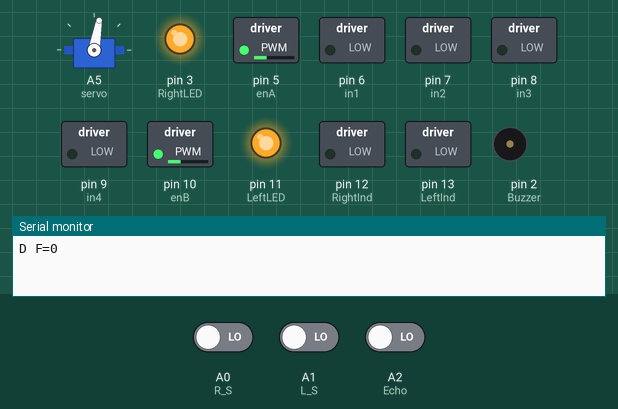
Recording of a sketch running on a simulated Arduino Uno, built with avr-gcc and run on an emulated ATmega328P. Parts: servo, switched loads named in the sketch (green lamp = pin HIGH), output pins drawn as LEDs (lit = HIGH), buzzer (waves = sounding, pin HIGH), the last lines printed to the serial monitor. Wiring (inferred from the names in the program): servo: signal A5. The test bench sets the inputs (shaded band); at power-on: A0 (R_S) LOW, A1 (L_S) LOW, A2 (Echo) LOW. Servo pulses on a pin are drawn as a servo (544–2400 µs = 0–180°); pins used as bus, display or sensor lines are not drawn.

Above: at 5.7 s.
5.8 s: A0 (R_S) driven HIGH
At 9.7 s:
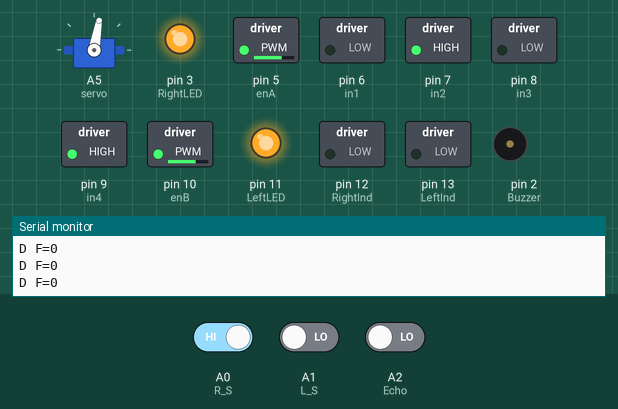
10.0 s: A1 (L_S) driven HIGH
At 13.8 s:
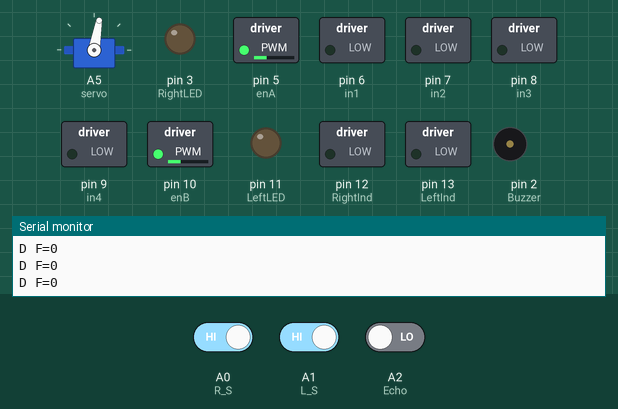
14.5 s: A0 (R_S) driven LOW
At 16.6 s:
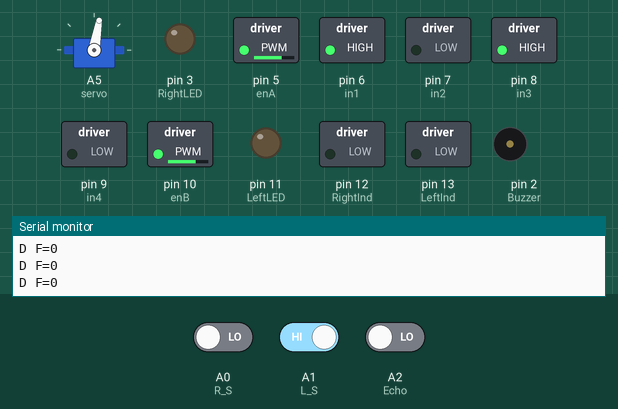
17.4 s: A1 (L_S) driven LOW
At 18.9 s:
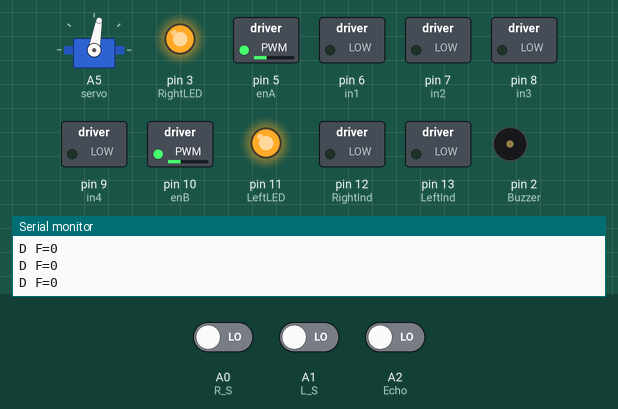
19.4 s: A1 (L_S) driven HIGH
At 21.5 s:
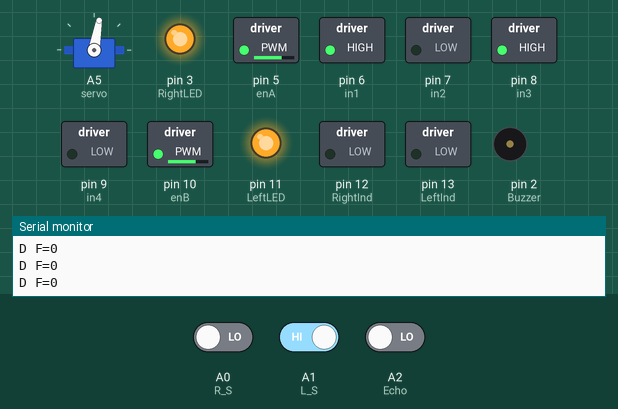
22.4 s: A0 (R_S) driven HIGH and A2 (Echo) driven HIGH
At 23.1 s:
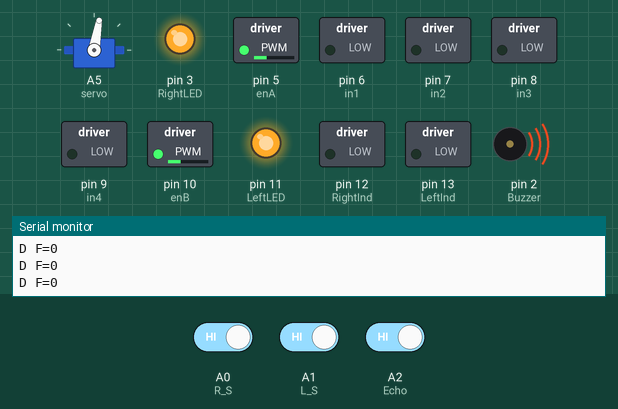
Timing chart, 0 to 28.3 s (numbered marks = the images above; inputs shaded):
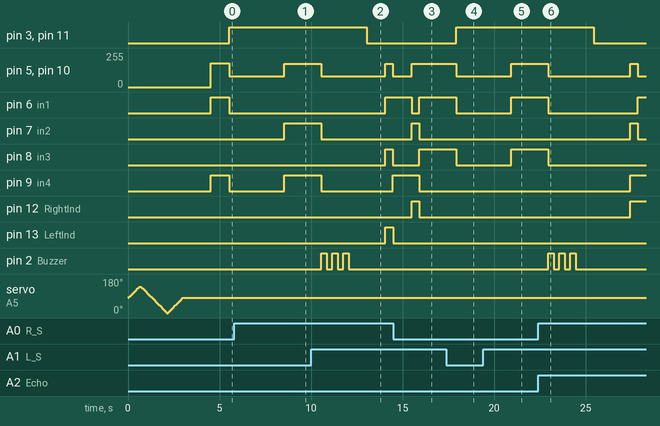

The sketch:

Self_Driving_Car.ino
```cpp
#include <Servo.h>


//Self Driving(Line follower Robot)
#define enA 5//Enable1 L298 Pin enA
#define in1 6 //Motor1  L298 Pin in1
#define in2 7 //Motor1  L298 Pin in1
#define in3 8 //Motor2  L298 Pin in1
#define in4 9 //Motor2  L298 Pin in1
#define enB 10 //Enable2 L298 Pin enB

#define R_S A0 //ir sensor Right
#define L_S A1 //ir sensor Left

#define RightLED 3
#define LeftLED 11

#define RightInd 12
#define LeftInd 13

#define Echo A2
#define Trigger A3

#define Buzzer 2
#define servo A5
int Speed = 80;
int turn = 175;
int StopDistance = 10;
int zebra = 18;
int distance_L, distance_F, distance_R;

bool OnRightLane = true;
void setup(){
  Serial.begin(9600); // put your setup code here, to run once

pinMode(R_S, INPUT); // declare if sensor as input
pinMode(L_S, INPUT); // declare ir sensor as input

pinMode(enA, OUTPUT); // declare as output for L298 Pin enA
pinMode(in1, OUTPUT); // declare as output for L298 Pin in1
pinMode(in2, OUTPUT); // declare as output for L298 Pin in2
pinMode(in3, OUTPUT); // declare as output for L298 Pin in3
pinMode(in4, OUTPUT); // declare as output for L298 Pin in4
pinMode(enB, OUTPUT); // declare as output for L298 Pin enB
pinMode(Echo, INPUT);
pinMode(Trigger,OUTPUT);

pinMode(RightLED , OUTPUT);
pinMode(LeftLED , OUTPUT);

pinMode(RightInd , OUTPUT);
pinMode(LeftInd, OUTPUT);
pinMode(Buzzer , OUTPUT);
pinMode(servo, OUTPUT);


for (int angle = 80; angle <= 140; angle += 5)  {
   servoPulse(servo, angle);  }
 for (int angle = 140; angle >= 0; angle -= 5)  {
   servoPulse(servo, angle);  }

 for (int angle = 0; angle <= 80; angle += 5)  {
   servoPulse(servo, angle);  }

   distance_F = Ultrasonic_read();
   delay(500);
   jumpStart(180);
  // TCCR0B = TCCR0B & B11111000 | B00000010 ;
 // Write The Duty Cycle 0 to 255 Enable Pin B for Motor2 Speed
//  analogWrite(enA, 200);
//  analogWrite(enB, 200);

}
void loop(){
  distance_F = Ultrasonic_read();
  Serial.print("D F=");Serial.println(distance_F);

//OLD DISTANCE SENSOR
  // clear the trig pin
  // digitalWrite(Trigger, LOW);
  // delayMicroseconds(2);
  // digitalWrite(Trigger, HIGH);
  // delayMicroseconds(10);
  // digitalWrite(Trigger, LOW);

  // int duration = pulseIn(Echo,HIGH);
  // int distance = duration * 0.034 /2;
  // Serial.println(distance);
  // delay(100);//distance = time * speed (divide by two cuz bounce back time)


  if((digitalRead(R_S) == 1)&&(digitalRead(L_S) == 1)){// 0 : 0
    if(distance_F > StopDistance){

      forword();
    }
    else{
      Stop();
      digitalWrite(Buzzer, HIGH);
      delay(300);
      digitalWrite(Buzzer, LOW);
      delay(300);
      digitalWrite(Buzzer, HIGH);
      delay(300);
      digitalWrite(Buzzer, LOW);
      delay(300);
      digitalWrite(Buzzer, HIGH);
      delay(300);
      digitalWrite(Buzzer, LOW);
      distance_F = Ultrasonic_read();
      delayMicroseconds(20);
      if(distance_F <= StopDistance){
        LaneChange();
      // Check_side();
      }else {
        jumpStart(200);
        delay(100);
        digitalWrite(LeftLED, LOW);
        digitalWrite(RightLED, LOW);
      }

    }
    }   //if Right Sensor and Left Sensor are at Black color then it will call forword function

  if((digitalRead(R_S) == 0)&&(digitalRead(L_S) == 1)){turnLeft();} // 1 : 0  if Right Sensor is Black and Left Sensor is White then it will call turn Right function

  if((digitalRead(R_S) == 1)&&(digitalRead(L_S) == 0)){turnRight();}  // 0 : 1  if Right Sensor is White and Left Sensor is Black then it will call turn Left function

  if((digitalRead(R_S) == 0)&&(digitalRead(L_S) == 0)){ZebraCrossing();} //if Right Sensor and Left Sensor are at Black color then it will call Stop function
  delay(10);
}

void servoPulse (int pin, int angle){
  int pwm = (angle*11) + 500;      // Convert angle to microseconds
 digitalWrite(pin, HIGH);
 delayMicroseconds(pwm);
 digitalWrite(pin, LOW);
 delay(50);
}
 //STOPPING THE CAR
  // if (distance <= StopDistance) {
  // Stop();
  // analogWrite(enA, 200);
  // analogWrite(enB, 200);
  // delayMicroseconds(1000);
  // analogWrite(enA, Speed);
  // analogWrite(enB, Speed);
  // delayMicroseconds(100);
    // if(distance<= StopDistance){
    //   delay(2000);
    //   digitalWrite(Buzzer, HIGH);
    // }


  // }else {
  // digitalWrite(RightLED, LOW);
  // digitalWrite(LeftLED, LOW);
  // digitalWrite(Buzzer, LOW);
  // objectdetected = false;
  // }

// }

long Ultrasonic_read(){
  digitalWrite(Trigger, LOW);
  delayMicroseconds(2);
  digitalWrite(Trigger, HIGH);
  delayMicroseconds(10);
  long time = pulseIn (Echo, HIGH);
  //return time / 29 / 2;
  long distance = time * 0.034 /2;
  return distance;
}

void Check_side(){
    Stop();
    delay(100);
 for (int angle = 70; angle <= 140; angle += 5)  {
   servoPulse(servo, angle);  }
    delay(300);
    distance_L = Ultrasonic_read();
    Serial.print("D R=");Serial.println(distance_R);
    delay(100);
  for (int angle = 140; angle >= 0; angle -= 5)  {
   servoPulse(servo, angle);  }
    delay(500);
    distance_R = Ultrasonic_read();
    Serial.print("D L=");Serial.println(distance_L);
    delay(100);
 for (int angle = 0; angle <= 70; angle += 5)  {
   servoPulse(servo, angle);  }
    delay(300);
    digitalWrite(LeftLED, LOW);
    digitalWrite(RightLED, LOW);
    compareDistance();
}

void compareDistance(){
    if(distance_L > distance_R){
  digitalWrite(LeftInd, HIGH);
  turnLeft();
  delay(500);//1000
  forword();
  delay(1100);
  turnRight();
  delay(1000);
  forword();
  delay(1100);
  turnRight();
  delay(900);
  turnLeft();
  delay(1000);
  digitalWrite(LeftInd, LOW);
  }
  else{
  digitalWrite(RightInd, HIGH);
  turnRight();
  delay(500);//1000
  forword();
  delay(1100);
  turnLeft();
  delay(1000);
  forword();
  delay(1100);
  turnLeft();
  delay(900);
  turnRight();
  delay(1000);
  digitalWrite(RightInd, LOW);
  }
}

void forword(){  //forword
digitalWrite(in1, HIGH); //Right Motor forword Pin
digitalWrite(in2, LOW);  //Right Motor backword Pin
digitalWrite(in3, LOW);  //Left Motor backword Pin
digitalWrite(in4, HIGH); //Left Motor forword Pin
analogWrite(enA, Speed);
analogWrite(enB, Speed);
}

void jumpStart( int Jspeed){  //forword
digitalWrite(in1, HIGH); //Right Motor forword Pin
digitalWrite(in2, LOW);  //Right Motor backword Pin
digitalWrite(in3, LOW);  //Left Motor backword Pin
digitalWrite(in4, HIGH); //Left Motor forword Pin
analogWrite(enA, Jspeed);
analogWrite(enB, Jspeed);
}

void Backword(){  //forword
digitalWrite(in1, LOW); //Right Motor forword Pin
digitalWrite(in2, HIGH);  //Right Motor backword Pin
digitalWrite(in3, HIGH);  //Left Motor backword Pin
digitalWrite(in4, LOW); //Left Motor forword Pin
analogWrite(enA, Speed);
analogWrite(enB, Speed);
}

void turnRight(){
//turnRight
digitalWrite(in1, LOW);  //Right Motor forword Pin
digitalWrite(in2, HIGH); //Right Motor backword Pin
digitalWrite(in3, LOW);  //Left Motor backword Pin
digitalWrite(in4, HIGH); //Left Motor forword Pin

analogWrite(enA, turn);
analogWrite(enB, turn);
}

void turnLeft(){
//turnLeft
digitalWrite(in1, HIGH); //Right Motor forword Pin
digitalWrite(in2, LOW);  //Right Motor backword Pin
digitalWrite(in3, HIGH); //Left Motor backword Pin
digitalWrite(in4, LOW);  //Left Motor forword Pin
analogWrite(enA, turn);
analogWrite(enB, turn);
}

void Stop(){ //stop
digitalWrite(in1, LOW); //Right Motor forword Pin
digitalWrite(in2, LOW); //Right Motor backword Pin
digitalWrite(in3, LOW); //Left Motor backword Pin
digitalWrite(in4, LOW); //Left Motor forword Pin
analogWrite(enA, Speed);
analogWrite(enB, Speed);
digitalWrite(RightLED, HIGH);
digitalWrite(LeftLED, HIGH);

}
void ZebraCrossing(){
  Stop();
  delay(1000);
  distance_F = Ultrasonic_read();
  if(distance_F>=zebra && (digitalRead(R_S) == 0)&&(digitalRead(L_S) == 0)){
    digitalWrite(RightLED, LOW);
    digitalWrite(LeftLED, LOW);
    jumpStart(180);
    delay(200);

  }

}

void LaneChange(){
  digitalWrite(LeftLED, LOW);
  digitalWrite(RightLED, LOW);

    distance_F = Ultrasonic_read();

    if(OnRightLane && distance_F <= StopDistance){

      digitalWrite(LeftInd, HIGH);
      turnLeft();
      delay(400);
      while ((digitalRead(R_S) == 1)&&(digitalRead(L_S) == 1)) {
        forword();
        OnRightLane = false;
      }
      digitalWrite(LeftInd, LOW);
    }


    distance_F = Ultrasonic_read();

  if(!OnRightLane && distance_F <= StopDistance){
    digitalWrite(RightInd, HIGH);
    turnRight();
    delay(400);
    while ((digitalRead(R_S) == 1)&&(digitalRead(L_S) == 1)) {
      forword();
      OnRightLane = true;
    }
    digitalWrite(RightInd, LOW);
  }
}
```

Measured:
- after the input at 5.8 s, pin 5 (enA), pin 10 (enB): 80/255 → 175/255 after 2.7 s; pin 7 (in2), pin 9 (in4): LOW → HIGH after 2.7 s
- after the input at 10.0 s, pin 3 (RightLED), pin 11 (LeftLED): HIGH → LOW after 3.1 s; pin 5 (enA), pin 10 (enB): 175/255 → 80/255 after 0.56 s, → 175/255 3.5 s later, → 80/255 0.40 s later; pin 6 (in1), pin 13 (LeftInd): LOW → HIGH after 4.1 s; pin 7 (in2): HIGH → LOW after 0.56 s; pin 8 (in3): LOW → HIGH after 4.1 s, → LOW 0.40 s later
- after the input at 14.5 s, pin 5 (enA), pin 10 (enB): 80/255 → 175/255 after 1.0 s; pin 6 (in1): HIGH → LOW after 1.0 s, → HIGH 0.40 s later; pin 7 (in2), pin 12 (RightInd): LOW → HIGH after 1.0 s, → LOW 0.40 s later; pin 8 (in3): LOW → HIGH after 1.4 s; pin 9 (in4): HIGH → LOW after 1.4 s
- after the input at 17.4 s, pin 3 (RightLED), pin 11 (LeftLED): LOW → HIGH after 0.52 s; pin 5 (enA), pin 10 (enB): 175/255 → 80/255 after 0.52 s; pin 6 (in1), pin 8 (in3): HIGH → LOW after 0.52 s
- after the input at 19.4 s, pin 5 (enA), pin 10 (enB): 80/255 → 175/255 after 1.5 s; pin 6 (in1), pin 8 (in3): LOW → HIGH after 1.5 s
- after the input at 22.4 s, pin 3 (RightLED), pin 11 (LeftLED): HIGH → LOW after 3.1 s; pin 5 (enA), pin 10 (enB): 175/255 → 80/255 after 0.55 s, → 175/255 4.5 s later, → 80/255 0.40 s later; pin 6 (in1): HIGH → LOW after 0.55 s, → HIGH 4.9 s later; pin 7 (in2): LOW → HIGH after 5.1 s, → LOW 0.40 s later; pin 8 (in3): HIGH → LOW after 0.55 s
